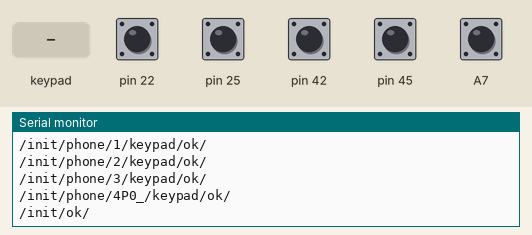
Bench run of a sketch on a simulated Arduino Mega 2560, built with avr-gcc and run on an emulated ATmega2560. Shown: the last lines printed to the serial monitor. The inputs (shaded band) are chosen by the test bench; at power-on: A7, pin 22, pin 25, pin 42, pin 45 HIGH.

Above: at 1.3 s.
1.4 s: pin 22 pulled LOW for 0.15 s
At 2.0 s:
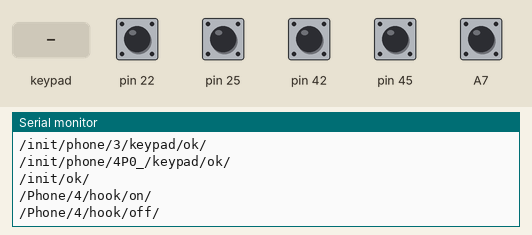
3.0 s: key '1' pressed
At 4.3 s:
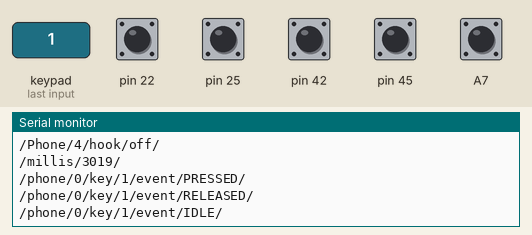
4.5 s: keypad keys 1 2 # pressed 0.4 s apart
At 6.6 s:
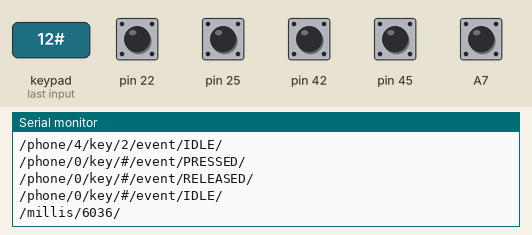
7.2 s: key 'A' pressed
At 8.3 s:
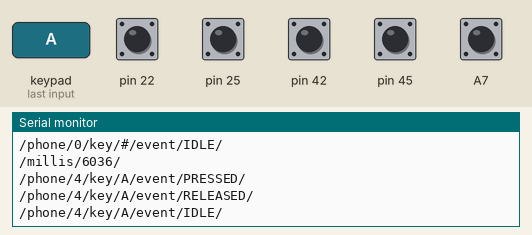
8.8 s: keypad keys 1 2 * pressed 0.4 s apart
At 11.2 s:
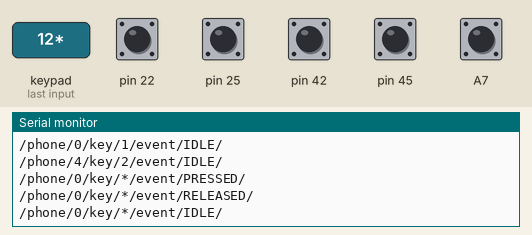
11.5 s: key 'B' pressed
At 11.73 s:
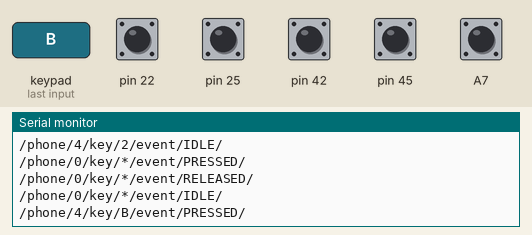

The sketch:

intimatron.ino
```cpp
#include <Keypad.h>
#include "parameters.h"
#include "phone.h"

bool onHookChk(Phone ph);
void myKeyPadListener(Phone ph, KeypadEvent key);

static bool lastHook[PHONE_COUNT];

void setup() {
  Serial.begin(9600);

  while (!Serial); // para analise da real necessidade, na pratica a ausencia nao interferil em nada ate o momento

  Serial.println("/init/begin/");

  for (int i = 0; i < PHONE_COUNT; i++) {
    pinMode(p[i].hook, INPUT_PULLUP);
    lastHook[i] = true;
  }

  Serial.println("/init/ports/ok/");

  p[0].kp.addEventListener(P0_KeyPadEvent);  // Add an event listener.
  p[0].kp.setHoldTime(P0_KEYS_HOLD_TIME);               // Default is 1000mS
  p[0].kp.setDebounceTime(P0_KEYS_DEBOUNCE_TIME);           // Default is 50mS

  Serial.println("/init/phone/0/keypad/ok/");

  p[1].kp.addEventListener(P1_KeyPadEvent);  // Add an event listener.
  p[1].kp.setHoldTime(P1_KEYS_HOLD_TIME);               // Default is 1000mS
  p[1].kp.setDebounceTime(P1_KEYS_DEBOUNCE_TIME);           // Default is 50mS

  Serial.println("/init/phone/1/keypad/ok/");

  p[2].kp.addEventListener(P2_KeyPadEvent);  // Add an event listener.
  p[2].kp.setHoldTime(P2_KEYS_HOLD_TIME);               // Default is 1000mS
  p[2].kp.setDebounceTime(P2_KEYS_DEBOUNCE_TIME);           // Default is 50mS

  Serial.println("/init/phone/2/keypad/ok/");

  p[3].kp.addEventListener(P3_KeyPadEvent);  // Add an event listener.
  p[3].kp.setHoldTime(P3_KEYS_HOLD_TIME);               // Default is 1000mS
  p[3].kp.setDebounceTime(P3_KEYS_DEBOUNCE_TIME);           // Default is 50mS

  Serial.println("/init/phone/3/keypad/ok/");

  p[4].kp.addEventListener(P4_KeyPadEvent);  // Add an event listener.
  p[4].kp.setHoldTime(P4_KEYS_HOLD_TIME);               // Default is 1000mS
  p[4].kp.setDebounceTime(P4_KEYS_DEBOUNCE_TIME);           // Default is 50mS

  Serial.println("/init/phone/4P0_/keypad/ok/");

  Serial.println("/init/ok/");
}

void loop() {
  static long lastKeyTime;
  static  long lastTimeMsg;

  for (int i = 0; i < PHONE_COUNT; i++) {
    Phone ph = p[i];
    if (offHookChk(ph)) {
      char key = p[i].kp.getKey();
      long keyTime = millis();
      if (!key && lastKeyTime - keyTime > DELAY_KEY_NOTHING){
        String msg = String("/phone/");
        msg += ph.id;
        msg += "/nothing/";
        Serial.println(msg);
        lastKeyTime = keyTime;
      }
    } else {
      delay(DELAY_ONHOOK * DELAY_COEF);
    }
    delay(DELAY_INTERPHONE * DELAY_COEF);
  }
  long timeMsg = millis();
  if (timeMsg - lastTimeMsg > DELAY_TIME_MSG) {
    String msg = String("/millis/");
    msg += timeMsg;
    msg += "/";
    lastTimeMsg = timeMsg;
    Serial.println(msg);
  }
  delay(DELAY_LOOP * DELAY_COEF);
}

bool offHookChk(Phone ph) {

  static long lastTimeHook[PHONE_COUNT];
  bool offHook = digitalRead(ph.hook);
  digitalWrite(ph.led, !offHook);
  byte idx = ph.id;

  long timeHook = millis();

  if ( (lastTimeHook[idx] - timeHook > DELAY_SHOW_OFFHOOK_EVENTS) || (lastHook[idx] != offHook)) {
    String msg = "/Phone/";
    msg += ph.id;
    msg += "/hook/";
    msg += offHook ? "off/" : "on/";
    Serial.println(msg);
  }
  lastHook[idx] = offHook;
  lastTimeHook[idx] = timeHook;

  return offHook;
}


void myKeyPadListener(Phone_t ph, KeypadEvent key) {

  byte phoneId = ph.id;
  Keypad kp = ph.kp;

  byte state = kp.getState();

  String msg;
  if (SHOW_KEY_ALL_EVENTS) {

    msg = String("/phone/");
    msg += phoneId;
    msg += "/key/";
    msg += key;
    msg += "/event/";
    switch (state) {
      case PRESSED:
        msg += "PRESSED";
        break;
      case RELEASED:
        msg += "RELEASED";
        break;
      case HOLD:
        msg += "HOLD";
        break;
      case IDLE:
        msg += "IDLE";
        break;
      default:
        msg += state;
        break; // desnecessario, por cautela.
    }
    msg += "/";
    Serial.println(msg);
  } else{
    switch (state) {
      case PRESSED:
        msg = String("/phone/");
        msg += ph.id;
        msg += "/key/";
        msg += (char)key;
        msg += "/";
        Serial.println(msg);
    }
  }
}

void P0_KeyPadEvent(KeypadEvent key) {
  myKeyPadListener(p[0], key);
}
void P1_KeyPadEvent(KeypadEvent key) {
  myKeyPadListener(p[1], key);
}
void P2_KeyPadEvent(KeypadEvent key) {
  myKeyPadListener(p[2], key);
}
void P3_KeyPadEvent(KeypadEvent key) {
  myKeyPadListener(p[3], key);
}
void P4_KeyPadEvent(KeypadEvent key) {
  myKeyPadListener(p[4], key);
}
```

parameters.h
```cpp
#ifndef PARAMETERS_INTIMATRON
#define PARAMETERS_INTIMATRON

#include "Arduino.h"
#include <variant.h>
#include <Keypad.h>


#define DELAY_COEF .03
#define DELAY_ONHOOK 300
#define DELAY_INTERPHONE 100
#define DELAY_LOOP 100

#define DELAY_KEY_NOTHING 400

// tempo entre mensagens de tempo. ddefalt 1500
#define DELAY_TIME_MSG 3000

#define DELAY_SHOW_OFFHOOK_EVENTS 1000

// default 500
#define DEFAULT_KEY_HOLD_TIME 100
// tempo para fazer o debounce da tecla, default 250
#define DEFAULT_KEY_DEBOUNCE_TIME 150

// define se vai exibir todos os eventos de tecla ou somente se apertado
#define SHOW_KEY_ALL_EVENTS true


#define KEY_ROWS 4
#define KEY_COLS 4
char KEYS[KEY_ROWS][KEY_COLS] = {
 {'1', '2', '3','A'},
 {'4', '5', '6','B'},
 {'7', '8', '9','C'},
 {'*', '0', '#','D'}
};

char* KEYS_MAP = makeKeymap(KEYS);


/************************
 ************************
 *
 * TELEFONE 1
 *
 ************************
 ************************/

// ** Teclado T1 **
#define P0_KC3 27
#define P0_KC2 29
#define P0_KC1 31
#define P0_KC4 33
#define P0_KR1 35
#define P0_KR2 37
#define P0_KR3 39
#define P0_KR4 41

byte P0_ROW_PINS[KEY_ROWS] = {P0_KR1, P0_KR2, P0_KR3, P0_KR4}; //connect to the row pinouts of the keypad
byte P0_COL_PINS[KEY_COLS] = {P0_KC1, P0_KC2, P0_KC3, P0_KC4}; //connect to the column pinouts of the keypad

#define P0_KEYS_HOLD_TIME 500
#define P0_KEYS_DEBOUNCE_TIME 250
// ** Gancho T1 **
#define P0_HOOK 25
// ** Led Display T1 **
#define P0_DISP 23


/************************
 ************************
 *
 * TELEFONE 2
 *
 ************************
 ************************/

// ** Teclado T2 **
#define P1_KC3  47
#define P1_KC2  49
#define P1_KC1  51
#define P1_KC4  53
#if defined(__SAM3U4E__) || defined(__SAM3X8E__) || defined(__SAM3X8H__)
#define P1_KR1 DAC0
#define P1_KR2 DAC1
#define P1_KR4 CANRX
#define P1_KR3 CANTX
#elif defined(__AVR_ATmega1280__) || defined(__AVR_ATmega2560__) || defined(__AVR_ATmega1284__) || defined(__AVR_ATmega1284P__) || defined(__AVR_ATmega644__) || defined(__AVR_ATmega644A__) || defined(__AVR_ATmega644P__) || defined(__AVR_ATmega644PA__)
#define P1_KR1 A12
#define P1_KR2 A13
#define P1_KR4 A14
#define P1_KR3 A15
#else
#error "Este Firmware somente funciona com Arduino Mega e Arduino DUE"
#endif

byte P1_ROW_PINS[KEY_ROWS] = {P1_KR1, P1_KR2, P1_KR3, P1_KR4}; //connect to the row pinouts of the keypad
byte P1_COL_PINS[KEY_COLS] = {P1_KC1, P1_KC2, P1_KC3, P1_KC4}; //connect to the column pinouts of the keypad

#define P1_KEYS_HOLD_TIME 500
#define P1_KEYS_DEBOUNCE_TIME 250

// ** Gancho T2 **
#define P1_HOOK  45
// ** Led Display T2 **
#define P1_DISP  43

/************************
 ************************
 *
 * TELEFONE 3
 *
 ************************
 ************************/

//#ifndef A6
//#error Este codigo apenas funciona em dispositivos que tenha portas A6 e superiores!
//#endif
// ** Teclado T3 **
#define P2_KC3 A8
#define P2_KC2 A9
#define P2_KC1 A10
#define P2_KC4 A11
#define P2_KR1  52
#define P2_KR2  50
#define P2_KR3  48
#define P2_KR4  46

byte P2_ROW_PINS[KEY_ROWS] = {P2_KR1, P2_KR2, P2_KR3, P2_KR4}; //connect to the row pinouts of the keypad
byte P2_COL_PINS[KEY_COLS] = {P2_KC1, P2_KC2, P2_KC3, P2_KC4}; //connect to the column pinouts of the keypad

#define P2_KEYS_HOLD_TIME 500
#define P2_KEYS_DEBOUNCE_TIME 250

// ** Gancho T3 **
#define P2_HOOK A7
// ** Led Display T3 **
#define P2_DISP A6

/************************
 ************************
 *
 * TELEFONE 4
 *
 ************************
 ************************/

// ** Teclado T4 **
#define P3_KC3  40
#define P3_KC2  38
#define P3_KC1  36
#define P3_KC4  34
#define P3_KR1  32
#define P3_KR2  30
#define P3_KR3  28
#define P3_KR4  26

byte P3_ROW_PINS[KEY_ROWS] = {P3_KR1, P3_KR2, P3_KR3, P3_KR4}; //connect to the row pinouts of the keypad
byte P3_COL_PINS[KEY_COLS] = {P3_KC1, P3_KC2, P3_KC3, P3_KC4}; //connect to the column pinouts of the keypad

#define P3_KEYS_HOLD_TIME 500
#define P3_KEYS_DEBOUNCE_TIME 250

// ** Gancho T4 **
#define P3_HOOK 42
// ** Led Display T5 **
#define P3_DISP 44


/************************
 ************************
 *
 * TELEFONE 5
 *
 ************************
 ************************/

// ** Teclado T5 **
#define P4_KC3  21
#define P4_KC2  20
#define P4_KC1  19
#define P4_KC4  18
#define P4_KR1  17
#define P4_KR2  16
#define P4_KR3  15
#define P4_KR4  14

byte P4_ROW_PINS[KEY_ROWS] = {P4_KR1, P4_KR2, P4_KR3, P4_KR4}; //connect to the row pinouts of the keypad
byte P4_COL_PINS[KEY_COLS] = {P4_KC1, P4_KC2, P4_KC3, P4_KC4}; //connect to the column pinouts of the keypad

#define P4_KEYS_HOLD_TIME DEFAULT_KEY_HOLD_TIME
#define P4_KEYS_DEBOUNCE_TIME DEFAULT_KEY_DEBOUNCE_TIME

// ** Gancho T5 **
#define P4_HOOK 22
// ** Led Display T5 **
#define P4_DISP 24

#endif
```

phone.h
```cpp
#ifndef phone_h
#define phone_h

#include "Keypad.h"
#include "parameters.h"

#define PHONE_COUNT 5

struct Phone_t{
  byte id;
  Keypad kp;
  byte hook;
  byte led;
}
p[PHONE_COUNT] = {
  {
    0, Keypad( KEYS_MAP, P0_ROW_PINS, P0_COL_PINS, KEY_ROWS, KEY_COLS ), P0_HOOK, P0_DISP}
  ,
  {
    1, Keypad( KEYS_MAP, P1_ROW_PINS, P1_COL_PINS, KEY_ROWS, KEY_COLS ), P1_HOOK, P1_DISP}
  ,
  {
    2, Keypad( KEYS_MAP, P2_ROW_PINS, P2_COL_PINS, KEY_ROWS, KEY_COLS ), P2_HOOK, P2_DISP}
  ,
  {
    3, Keypad( KEYS_MAP, P3_ROW_PINS, P3_COL_PINS, KEY_ROWS, KEY_COLS ), P3_HOOK, P3_DISP}
  ,
  {
    4, Keypad( KEYS_MAP, P4_ROW_PINS, P4_COL_PINS, KEY_ROWS, KEY_COLS ), P4_HOOK, P4_DISP}
};

typedef Phone_t Phone;

#endif
```

Measured:
- after the input at 1.4 s, the serial monitor: prints a new line at once (image 1)
- after the input at 3.0 s, the serial monitor: prints a new line after 0.06 s (image 2)
- after the input at 4.5 s, the serial monitor: prints a new line at once (image 3)
- after the input at 7.2 s, the serial monitor: prints a new line at once (image 4)
- after the input at 8.8 s, the serial monitor: prints a new line after 0.12 s (image 5)
- after the input at 11.5 s, the serial monitor: prints a new line after 0.09 s (image 6)
